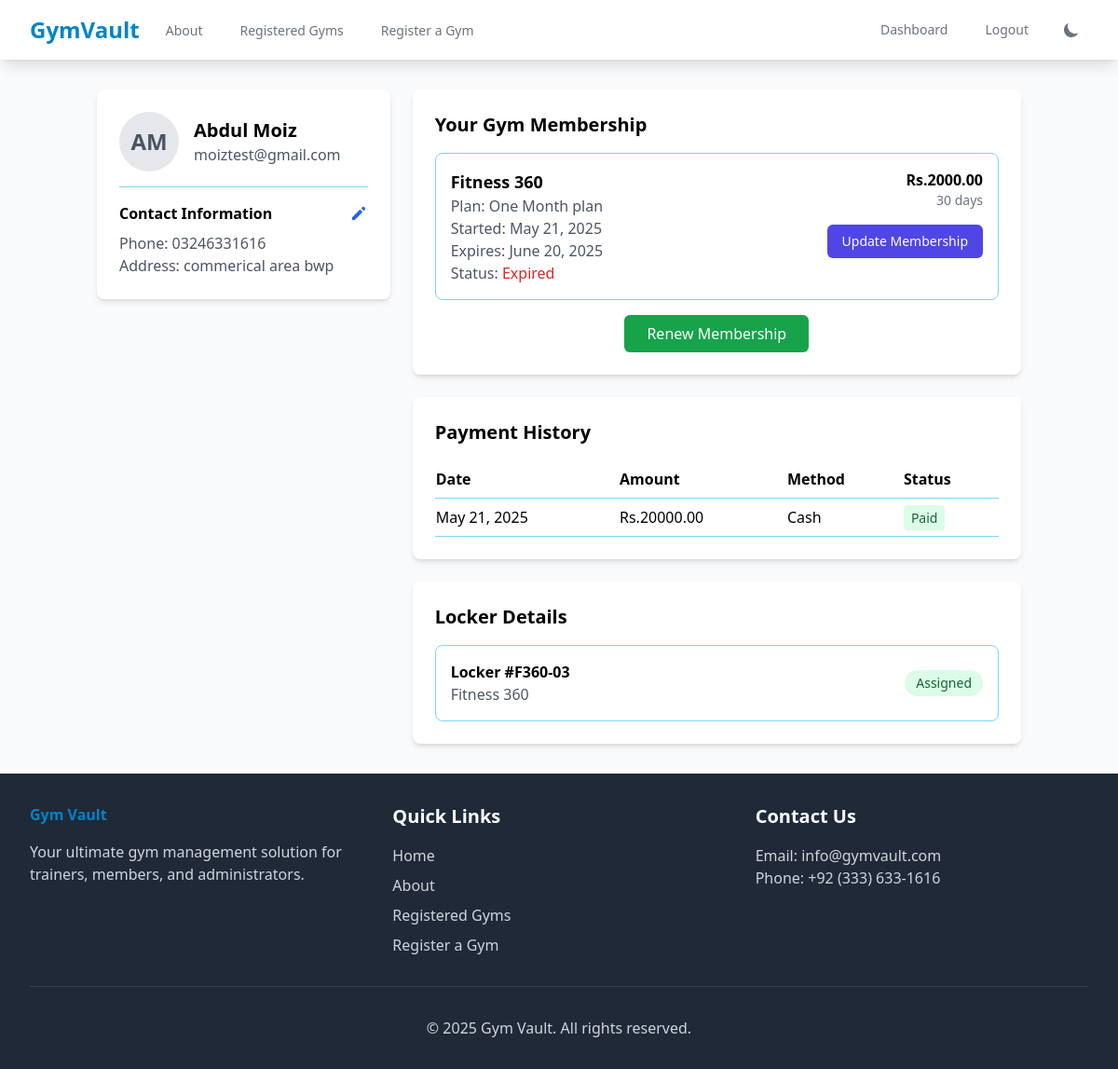
The page /dashboard/ (signed in) on the database as committed earlier.
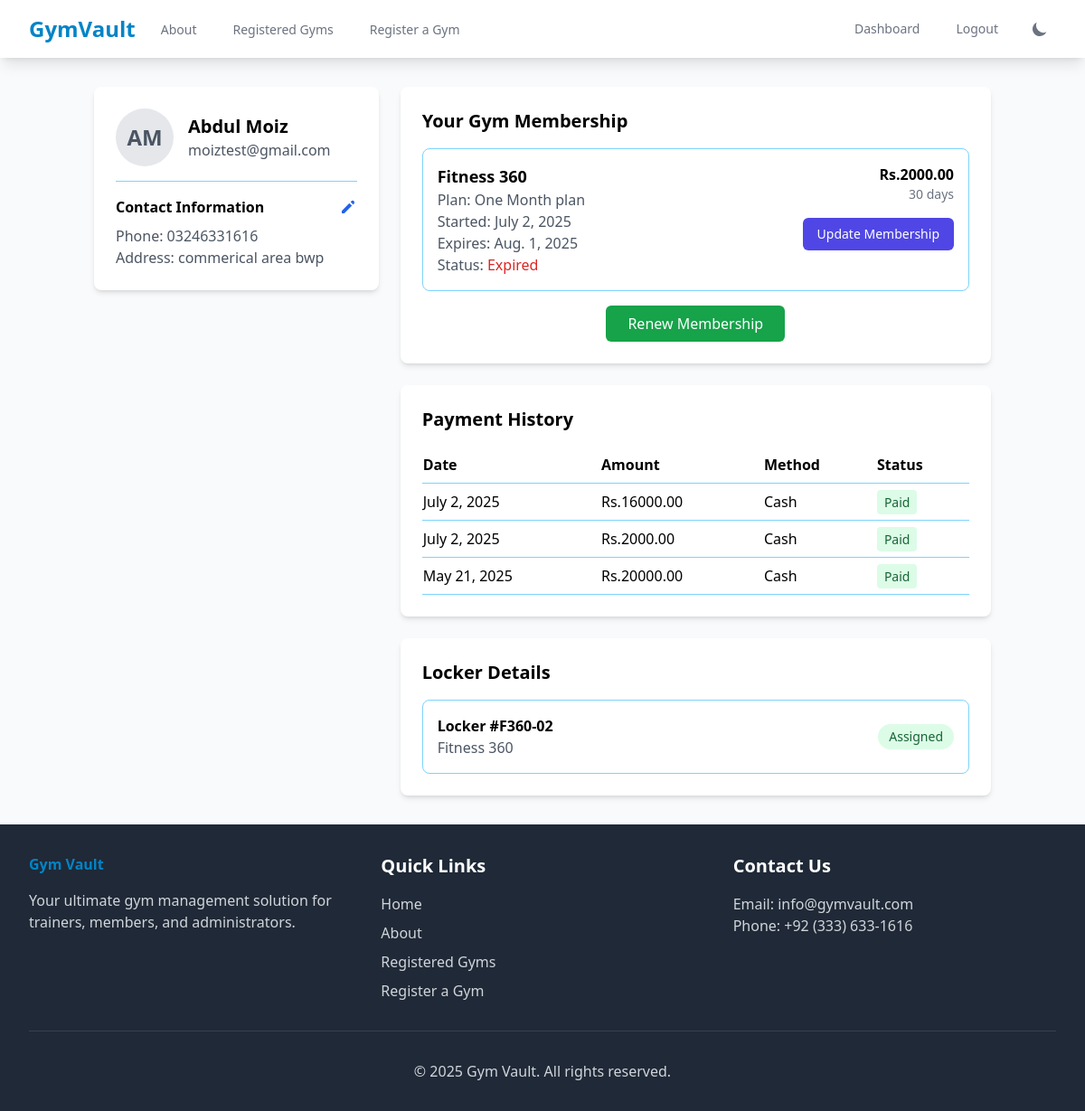
The same page on the database as committed later.
### gymvault/models.py (models this page shows, shortened)
class User(AbstractUser):
    ROLE_CHOICES = (
        ('superadmin', 'Super Admin'),
        ('gymadmin', 'Gym Admin'),
        ('member', 'Member'),
    )
    role = models.CharField(max_length=20, choices=ROLE_CHOICES)
    phone = models.CharField(max_length=15, blank=True)
    address = models.TextField(blank=True)

class Member(models.Model):
    user = models.OneToOneField(User, on_delete=models.CASCADE)
    gym = models.ForeignKey(Gym, on_delete=models.CASCADE)
    membership_plan = models.ForeignKey(MembershipPlan, on_delete=models.SET_NULL, null=True)
    start_date = models.DateField(null=True)
    is_active = models.BooleanField(default=True)

class Gym(models.Model):
    name = models.CharField(max_length=100)
    address = models.TextField()
    contact_number = models.CharField(max_length=15)

class MembershipPlan(models.Model):
    name = models.CharField(max_length=100)
    price = models.DecimalField(max_digits=8, decimal_places=2)
    duration_in_days = models.IntegerField()
    gym = models.ForeignKey(Gym, on_delete=models.CASCADE)

class Payment(models.Model):
    PAYMENT_METHODS = (
        ('cash', 'Cash'),
        ('bank', 'Bank Transfer'),
    )
    PAYMENT_STATUS = (
        ('paid', 'Paid'),
        ('pending', 'Pending'),
        ('failed', 'Failed'),
    )
    member = models.ForeignKey(Member, on_delete=models.CASCADE)
    amount = models.DecimalField(max_digits=8, decimal_places=2)
    payment_date = models.DateField(auto_now_add=True)
    payment_method = models.CharField(max_length=20, choices=PAYMENT_METHODS)
    status = models.CharField(max_length=20, choices=PAYMENT_STATUS)

class Locker(models.Model):
    gym = models.ForeignKey(Gym, on_delete=models.CASCADE)
    locker_number = models.CharField(max_length=10)
    is_available = models.BooleanField(default=True)
    assigned_member = models.OneToOneField(Member, on_delete=models.SET_NULL, null=True, blank=True)

### gymvault/views.py (the view, shortened to what this page needs)
# urls.py: path('dashboard/', views.dashboard, name='dashboard'),
def dashboard(request):
    if not request.user.is_authenticated:
        return redirect('login')
    if request.user.role == 'member':
        if request.user.phone is None or request.user.phone == '':
            return redirect('select_gym_plan')
        memberships = Member.objects.filter(user=request.user)
        for membership in memberships:
            if membership.start_date and membership.membership_plan:
                membership.expiry_date = membership.start_date + timedelta(days=membership.membership_plan.duration_in_days)
                membership.is_expired = membership.expiry_date < datetime.now().date()
        payments = Payment.objects.filter(member__user=request.user).order_by('-payment_date')
        locker = Locker.objects.filter(assigned_member__user=request.user).first()
        context = {
            'memberships': memberships,
            'payments': payments,
            'locker': locker,
        }
        return render(request, 'member_dashboard.html', context)
    elif request.user.role == 'superadmin':
        return redirect('admin:index')
    else:
        return redirect('login')

### gymvault/templates/member_dashboard.html (shortened to what this page needs)
{% extends "base.html" %}
{% load static %}
{% block content %}
<div class="container mx-auto px-4 py-8">
    <div class="grid grid-cols-1 md:grid-cols-3 gap-6">
        <div class="md:col-span-1">
            <div class="bg-white dark:bg-gray-800 shadow-md rounded-lg p-6">
                <div class="flex items-center space-x-4 mb-4">
                    <div class="h-16 w-16 rounded-full bg-gray-200 flex items-center justify-center">
                        <span class="text-2xl font-bold text-gray-600">{{ user.first_name|first }}{{ user.last_name|first }}</span>
                    </div>
                    <div>
                        <h2 class="text-xl font-bold dark:text-white">{{ user.get_full_name }}</h2>
                        <p class="text-gray-600 dark:text-gray-300">{{ user.email }}</p>
                    </div>
                </div>
                <div class="border-t border-primary-300 dark:border-primary-400 pt-4">
                    <div class="flex justify-between items-center mb-2">
                        <h3 class="font-semibold dark:text-white">Contact Information</h3>
                        <button onclick="toggleEditForm()" class="text-blue-600 hover:text-blue-800 text-sm">
                            <svg xmlns="http://www.w3.org/2000/svg" class="h-5 w-5" viewBox="0 0 20 20" fill="currentColor">
                                <path d="M13.586 3.586a2 2 0 112.828 2.828l-.793.793-2.828-2.828.793-.793zM11.379 5.793L3 14.172V17h2.828l8.38-8.379-2.83-2.828z" />
                            </svg>
                        </button>
                    </div>
                    <div id="viewMode">
                        <p class="text-gray-600 dark:text-gray-300">Phone: {{ user.phone|default:"Not provided" }}</p>
                        <p class="text-gray-600 dark:text-gray-300">Address: {{ user.address|default:"Not provided" }}</p>
                    </div>
                </div>
            </div>
        </div>
        <div class="md:col-span-2">
            <div class="bg-white dark:bg-gray-800 shadow-md rounded-lg p-6 mb-6">
                <h2 class="text-xl font-bold mb-4 dark:text-white">Your Gym Membership</h2>
                {% if memberships %}
                    {% for membership in memberships %}
                    <div class="border border-primary-300 dark:border-primary-600 rounded-lg p-4 mb-4">
                        <div class="flex justify-between items-start">
                            <div>
                                <h3 class="font-semibold text-lg dark:text-white">{{ membership.gym.name }}</h3>
                                <p class="text-gray-600 dark:text-gray-300">Plan: {{ membership.membership_plan.name }}</p>
                                <p class="text-gray-600 dark:text-gray-300">Started: {{ membership.start_date }}</p>
                                <p class="text-gray-600 dark:text-gray-300">Expires: {{ membership.expiry_date }}</p>
                                <p class="text-gray-600 dark:text-gray-300">Status:
                                    <span class="{% if membership.is_active and not membership.is_expired %}text-green-600{% else %}text-red-600{% endif %}">
                                        {% if membership.is_expired %}
                                            Expired
                                        {% else %}
                                            {{ membership.is_active|yesno:"Active,Inactive" }}
                                        {% endif %}
                                    </span>
                                </p>
                            </div>
                            <div class="text-right">
                                <p class="font-semibold dark:text-white">Rs.{{ membership.membership_plan.price }}</p>
                                <p class="text-sm text-gray-500">{{ membership.membership_plan.duration_in_days }} days</p>
                                <a href="{% url 'update_plan' %}" class="mt-4 inline-block px-4 py-2 bg-indigo-600 hover:bg-indigo-700 text-white rounded-md text-sm font-medium focus:outline-none focus:ring-2 focus:ring-indigo-500 transition">
                                    Update Membership
                                </a>
                            </div>
                        </div>
                    </div>
                    {% if membership.is_expired %}
                    <div class="mt-4 flex justify-center">
                        <a href="{% url 'select_gym_plan' %}?gym_id={{ membership.gym.id }}" class="px-6 py-2 bg-green-600 hover:bg-green-700 text-white rounded-md text-base font-medium focus:outline-none focus:ring-2 focus:ring-green-500 transition">
                            Renew Membership
                        </a>
                    </div>
                    {% endif %}
                    {% endfor %}
                {% else %}
                    <p class="text-gray-600 dark:text-gray-300 dark:text-white">You don't have any active gym memberships.</p>
                {% endif %}
            </div>
            <div class="bg-white dark:bg-gray-800 shadow-md rounded-lg p-6 mb-6">
                <h2 class="text-xl font-bold mb-4 dark:text-white">Payment History</h2>
                {% if payments %}
                    <div class="overflow-x-auto">
                        <table class="min-w-full">
                            <thead>
                                <tr class="border-b border-primary-300 dark:border-primary-600">
                                    <th class="text-left py-2 dark:text-white">Date</th>
                                    <th class="text-left py-2 dark:text-white">Amount</th>
                                    <th class="text-left py-2 dark:text-white">Method</th>
                                    <th class="text-left py-2 dark:text-white">Status</th>
                                </tr>
                            </thead>
                            <tbody>
                                {% for payment in payments %}
                                <tr class="border-b border-primary-300 dark:border-primary-600">
                                    <td class="py-2 dark:text-white">{{ payment.payment_date }}</td>
                                    <td class="py-2 dark:text-white">Rs.{{ payment.amount }}</td>
                                    <td class="py-2 dark:text-white">{{ payment.get_payment_method_display }}</td>
                                    <td class="py-2">
                                        <span class="px-2 py-1 rounded text-sm
                                            {% if payment.status == 'paid' %}bg-green-100 text-green-800
                                            {% elif payment.status == 'pending' %}bg-yellow-100 text-yellow-800
                                            {% else %}bg-red-100 text-red-800{% endif %}">
                                            {{ payment.get_status_display }}
                                        </span>
                                    </td>
                                </tr>
                                {% endfor %}
                            </tbody>
                        </table>
                    </div>
                {% else %}
                    <p class="text-gray-600 dark:text-gray-300">No payment history available.</p>
                {% endif %}
            </div>
            <div class="bg-white dark:bg-gray-800 shadow-md rounded-lg p-6">
                <h2 class="text-xl font-bold mb-4 dark:text-white">Locker Details</h2>
                {% if locker %}
                    <div class="border border-primary-300 dark:border-primary-600 rounded-lg p-4">
                        <div class="flex justify-between items-center">
                            <div>
                                <h3 class="font-semibold dark:text-white">Locker #{{ locker.locker_number }}</h3>
                                <p class="text-gray-600 dark:text-gray-300">{{ locker.gym.name }}</p>
                            </div>
                            <span class="px-3 py-1 bg-green-100 text-green-800 rounded-full text-sm">Assigned</span>
                        </div>
                    </div>
                {% else %}
                    <p class="text-gray-600 dark:text-gray-300 dark:text-white">No locker assigned.</p>
                {% endif %}
            </div>
        </div>
    </div>
</div>
{% endblock %}

Rows that differ between the two databases and show on the page:
no longer on this page (row edited): Locker: locker_number "F360-03", gym.name "Fitness 360"
changed Member "Fitness 360": start_date "May 21, 2025" → "July 2, 2025"; expiry_date "June 20, 2025" → "Aug. 1, 2025"
added Payment: payment_date "July 2, 2025", amount "16000.00", payment_method "Cash", status "Paid"
added Payment: payment_date "July 2, 2025", amount "2000.00", payment_method "Cash", status "Paid"
now on this page (row edited): Locker: locker_number "F360-02", gym.name "Fitness 360"
